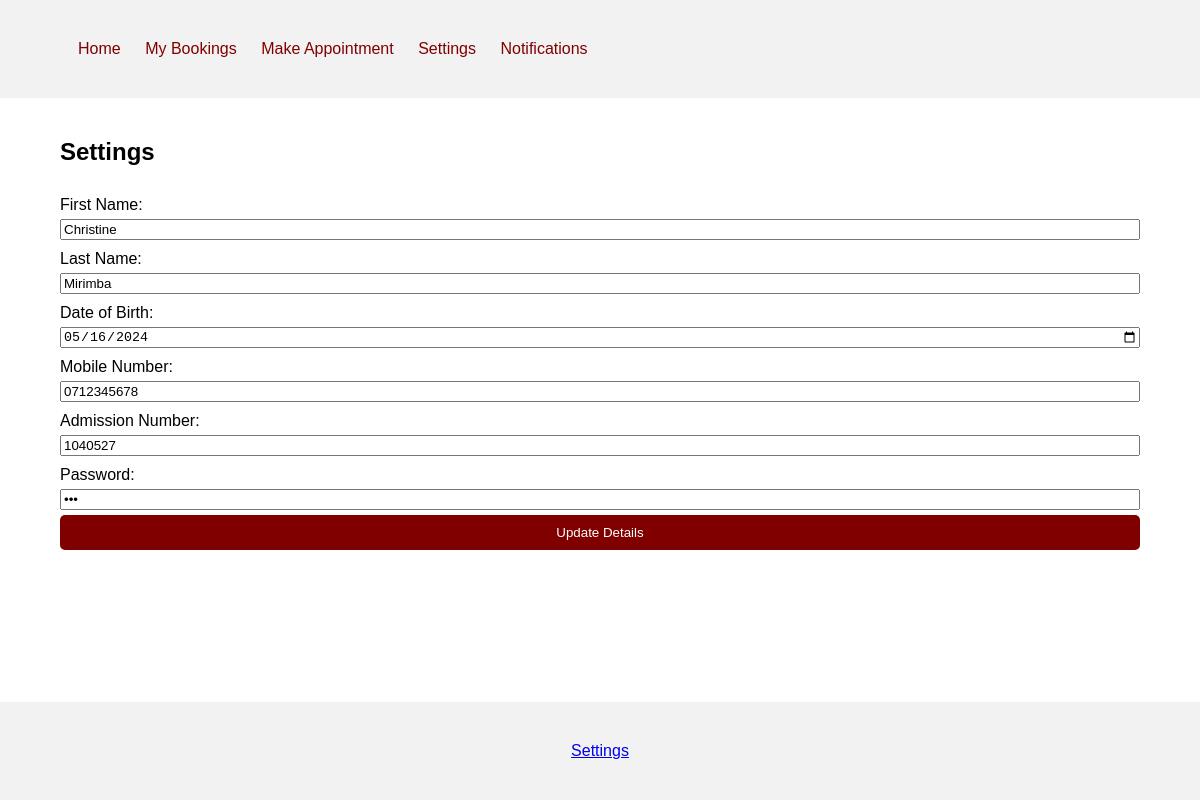
Page /patient/settings.php (signed in) on the committed database.
### tables this page shows
CREATE TABLE `patients` (
  `id` int(20) NOT NULL,
  `first_name` varchar(50) NOT NULL,
  `last_name` varchar(50) NOT NULL,
  `dob` date NOT NULL,
  `email` varchar(50) NOT NULL,
  `password` varchar(255) NOT NULL,
  `mobile_number` varchar(15) NOT NULL,
  `admission_number` varchar(20) NOT NULL
);

### patient/settings.php (the view, shortened to what this page needs)
<?php
include '../connection.php';
$patient_id = $_SESSION['patient_id'];
$patient_query = $database->query("SELECT * FROM patients WHERE id = $patient_id");
if ($patient_query->num_rows > 0) {
    $patient = $patient_query->fetch_assoc();
} else {
    echo "Patient not found.";
    exit();
}
?>
<!DOCTYPE html>
<html lang="en">
<head>
    <link rel="stylesheet" href="patient.css">
</head>
<body>
    <header>
        <div class="container">
            <nav>
                <ul>
                    <li><a href="patient.php">Home</a></li>
                    <li><a href="mybookings.php">My Bookings</a></li>
                    <li><a href="appointment.php">Make Appointment</a></li>
                    <li><a href="settings.php">Settings</a></li>
                    <li><a href="notifications.php">Notifications</a></li>
                </ul>
            </nav>
        </div>
    </header>
    <div class="container">
        <h2>Settings</h2>
        <form method="POST" action="">
            <label for="first_name">First Name:</label>
            <input type="text" id="first_name" name="first_name" value="<?= $patient['first_name'] ?>" required>
            <label for="last_name">Last Name:</label>
            <input type="text" id="last_name" name="last_name" value="<?= $patient['last_name'] ?>" required>
            <label for="dob">Date of Birth:</label>
            <input type="date" id="dob" name="dob" value="<?= $patient['dob'] ?>" required>
            <label for="mobile_number">Mobile Number:</label>
            <input type="text" id="mobile_number" name="mobile_number" value="<?= $patient['mobile_number'] ?>" required>
            <label for="admission_number">Admission Number:</label>
            <input type="text" id="admission_number" name="admission_number" value="<?= $patient['admission_number'] ?>" required>
            <label for="password">Password:</label>
            <input type="password" id="password" name="password" value="<?= $patient['password'] ?>" required>
            <button type="submit">Update Details</button>
        </form>
    </div>
    <footer>
        <div class="container">
            <a href="#" class="settings-link">Settings</a>
        </div>
    </footer>
</body>
</html>

### patient/patient.css (style rules this page uses)
body { font-family: Arial, sans-serif; background-color: white; margin: 0; padding: 0; min-height: 100vh; display: flex; flex-direction: column; }
.container { width: 90%; margin: 0 auto; padding: 20px; }
header { background-color: #f2f2f2; padding: 20px; }
footer { background-color: #f2f2f2; padding: 20px; text-align: center; margin-top: auto; }
nav ul { list-style-type: none; padding: 0; margin: 0; }
nav ul li { display: inline; margin-right: 20px; }
nav ul li a { color: maroon; text-decoration: none; }
form { display: flex; flex-direction: column; }
label { margin-top: 10px; }
select, input, button { margin-top: 5px; }
button { background-color: maroon; color: white; border: none; padding: 10px; border-radius: 5px; cursor: pointer; }

### rows in the picture
patients: first_name "Christine", last_name "Mirimba", dob "05/16/2024", mobile_number "0712345678", admission_number "1040527"
